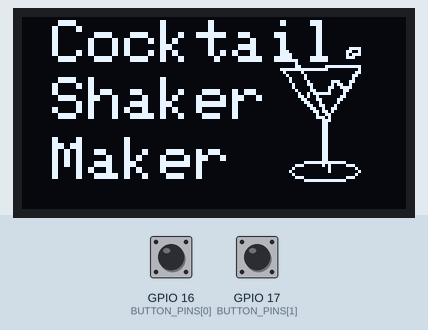
The sketch below on a simulated ESP32. Shown: 128×64 one-colour display. Inputs (shaded band) come from the test bench; at power-on: GPIO 16 (BUTTON_PINS[0]) LOW, GPIO 17 (BUTTON_PINS[1]) LOW. WiFi joins after 1.5 s; servers stay silent unless stated; what the sketch prints to the serial monitor is not drawn.

Above: at 3.3 s.
At 73.4 s:
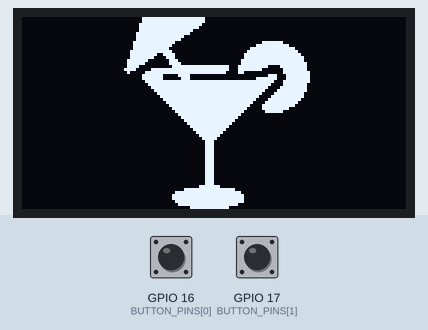

The sketch:

InfoClipStarter.ino
```cpp
// InfoClip Starter Code
// Zane Cochran
// 13 APR 2024

#include <WiFi.h>
#include <HTTPClient.h>
#include <ArduinoJson.h>

// Setup
const char* ssid = "EZConnect";
const char* password = "HackBerryPlay";
String apiUrl = "https://www.thecocktaildb.com/api/json/v1/1/random.php?"; // ***UPDATE THIS***

DynamicJsonDocument doc(1024);

// Information
// String sunrise = "";
// String sunset = "";

String drinks = "";
String inst = "";
String ingredients[15];
String quantity[15];
int yOffset = 0;

// State Machine
int mode = -1;
int lastMode = -1;

void setup() {
  Serial.begin(115200);
  delay(1000);

  wifiConnect();
  wifiRequest();
  initDisplay();
  initButtons();
}

void loop() {
  checkButtons();
  checkSleep();

  switch(mode){
    case -1: showIntro(); break;
    case 0: showSleep(); break;
    case 1: showDrinks(); break;
  //  case 2: showInstructions(); break;
  }
}
```

Buttons.ino
```cpp
// Button and Sleep Functions
#include <Bounce2.h>
const uint8_t BUTTON_PINS[2] = {16, 17};      // UPDATE TO YOUR BUTTONS
Bounce * buttons = new Bounce[2];

int sleepTimer = 50;         // Track Awake
int sleepInterval =70000 ;  // 55 Seconds


void initButtons(){
  sleepTimer = millis();
  for (int i = 0; i < 2; i++){
    buttons[i].attach(BUTTON_PINS[i], INPUT);
    buttons[i].interval(25);
  }
}

void checkButtons(){
  buttons[0].update();
  if(buttons[0].rose()){
    wifiRequest();
    clearDisplay();
    yOffset = 0;
    mode = 1;
    sleepTimer = millis();
  }
  buttons[1].update();
  if(buttons[1].rose()){
      yOffset = 0;
    sleepTimer = millis();
  }
}

void checkSleep(){
  if(millis() - sleepTimer > sleepInterval){
    clearDisplay();
    mode = 0;
  }
}
```

Screen.ino
```cpp
// Images
#include "introPic.h"
#include "cocktailPic.h"
#include "sleepDrinksPic.h"

// Screen Libraries
#include <SPI.h>
#include <Wire.h>
#include <Adafruit_GFX.h>
#include <Adafruit_SH110X.h>
#define i2c_Address 0x3c //initialize with the I2C addr 0x3C Typically eBay OLED's
#define SCREEN_WIDTH 128 // OLED display width, in pixels
#define SCREEN_HEIGHT 64 // OLED display height, in pixels
#define OLED_RESET -1   //   QT-PY / XIAO
Adafruit_SH1106G display = Adafruit_SH1106G(SCREEN_WIDTH, SCREEN_HEIGHT, &Wire, OLED_RESET);

void initDisplay(){
  display.begin(i2c_Address, true);
  display.clearDisplay();
  display.display();
  display.setRotation(0);
}

void showIntro(){
  //display.drawBitmap(0, 0, introPic, 128, 64, SH110X_WHITE);
  display.drawBitmap(0, 0, cocktailPic, 128, 64, SH110X_WHITE);

  display.setCursor(10,1);
  display.setTextWrap(true);
  display.setTextSize(2);
  display.setTextColor(SH110X_WHITE);
  display.print("Cocktail");
   display.setCursor(10,20);
  display.print("Shaker");
    display.setCursor(10,40);
    display.print("Maker");


  display.display();
  //delay(500);

}

void showDrinks(){
  static int scrollTimer = millis();
  clearDisplay();
  //display.drawBitmap(0, 0, sunrisePic, 128, 64, SH110X_WHITE);
  display.setCursor(10, 10+yOffset);
  display.setTextWrap(true);
  display.setTextSize(2);
  display.setTextColor(SH110X_WHITE);
    display.println(drinks);
  display.setTextSize(1);
  display.println("");

  if(millis() - scrollTimer > 500) {
    yOffset = yOffset - 1;
    scrollTimer = millis();
  }

  //display.setCursor(10,25+yOffset);
  //display.setTextColor(SH110X_WHITE);
  //inst = "string";
  //Serial.print(inst);
  display.println((const char*)doc["drinks"][0]["strInstructions"]);
  display.println("");


   //display.setCursor(10,50+yOffset);
   for(int i=1;i<=15;i++){
    //display.setCursor(10, 50+i*10+yOffset);
    display.print(ingredients[i]);
    display.print(" - ");
    display.println(quantity[i]);
}
  display.display();
}

// void showInstructions(){
//   display.drawBitmap(0, 0, sunsetPic, 128, 64, SH110X_WHITE);
//   display.setCursor(10, 10);
//   display.setTextWrap(true);
//   display.setTextSize(1);
//   display.setTextColor(SH110X_WHITE, SH110X_BLACK);
//   display.print(instructions);
//   display.display();
//}

// int sunX = 32;  int sunSpeedY = 1;
// int sunY = 32;  int sunSpeedX = 1;

void showSleep(){
  // sunX += sunSpeedX;
  // sunY += sunSpeedY;
  // display.drawCircle(sunX, sunY, 5, SH110X_WHITE);
  // if(sunX < 0 || sunX > 128){sunSpeedX = -sunSpeedX;}
  // if(sunY < 0 || sunY > 64){sunSpeedY = -sunSpeedY;}
  display.drawBitmap(0, 0, sleepdrinks, 128, 64, SH110X_WHITE);
  display.display();
}

void clearDisplay(){display.clearDisplay();}
```

WiFi.ino
```cpp
// Connect to WiFi
void wifiConnect(){
  WiFi.begin(ssid, password);
  Serial.println("Connecting to WiFi");
  while (WiFi.status() != WL_CONNECTED) {delay(1000); Serial.println("Connecting...");}
  Serial.println("Connected to the WiFi network");
}

void wifiRequest(){
  HTTPClient http;
  http.begin(apiUrl);
  int httpResponseCode = http.GET();

  if (httpResponseCode > 0) {
    String payload = http.getString();
    Serial.println("API Response:");
    Serial.println(payload);
    wifiExtract(payload);
  }
  else {
    Serial.print("Error in HTTP request: ");
    Serial.println(httpResponseCode);
  }

  http.end();
}

void wifiExtract(String payload){
    DeserializationError error = deserializeJson(doc, payload);
    if (error) {Serial.print("deserializeJson() failed: "); Serial.println(error.c_str()); return;}

    // Extract specific data
    drinks = (const char*)doc["drinks"][0]["strDrink"] ;
    inst = (const char*)doc["drinks"][0]["strInstructions"];
    Serial.print("drinks: "); Serial.println(drinks);
    Serial.print("instructions: "); Serial.println(inst);

    for(int i=1;i<=15;i++){
      //"ingredient"+ str(i);
      ingredients[i] = (const char*)doc["drinks"][0]["strIngredient" + String(i)];
      quantity[i] = (const char*)doc["drinks"][0]["strMeasure" + String(i)];
    }
}
```

Source omitted: cocktailPic.h (data table, 6581 bytes), introPic.h (data table, 6316 bytes), leepDrinksPic.h (data table, 6576 bytes)

Measured:
- what the display in image 0 shows lasts 70.0 s, from 3.3 s to 73.3 s
